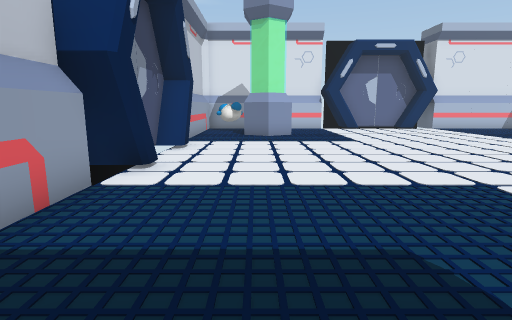
View 1 (above)

17 first-person views from a walk through a scene from a Unity 3-D project. The camera is 1.2 m above the floor, tilts 10° down and sees 80° across. The floor is counted in squares, 1 m on a side. Each view is taken from the middle of a square. On the plan, view 1 faces up. The plan holds only what a view shows up to about 13 squares ahead; the rest is blank. Some surface patterns are stand-ins.

View 2
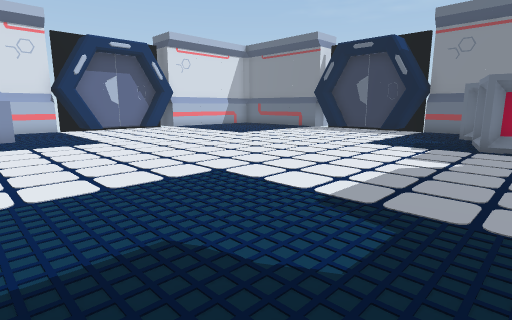

View 3
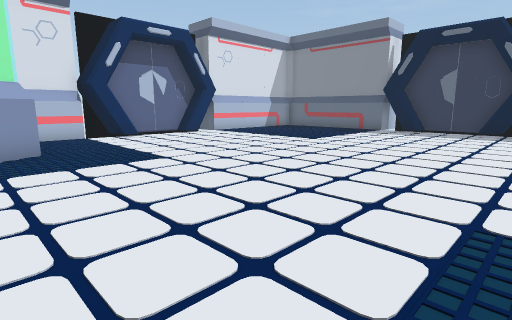

View 4
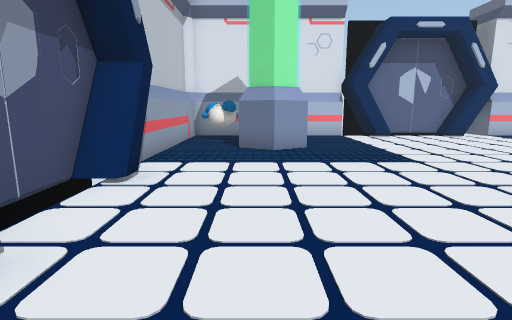

View 5
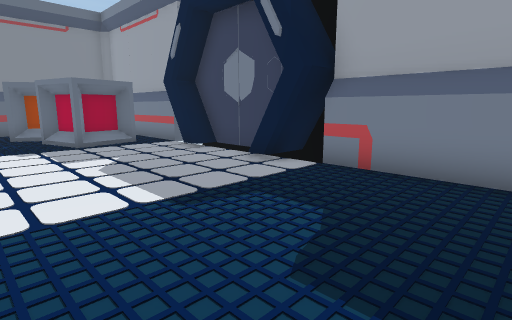

View 6
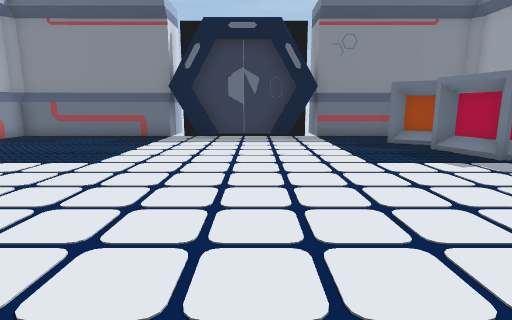

View 7
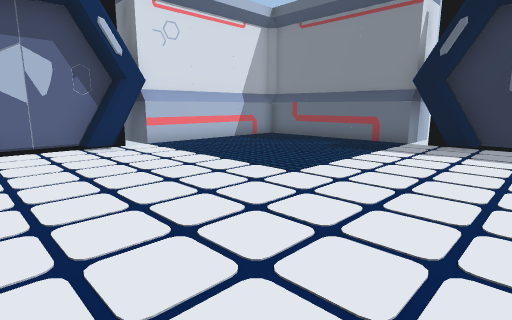

View 8
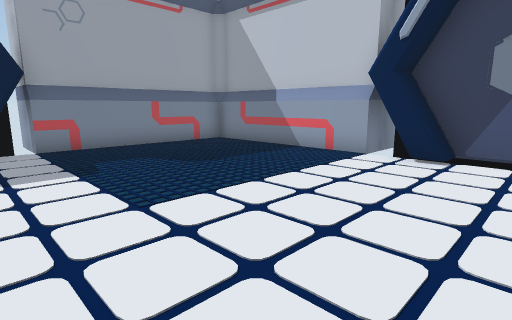

View 9
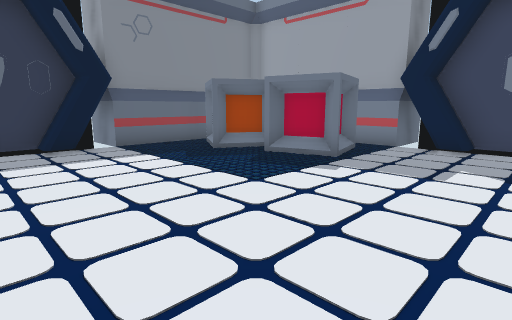

View 10
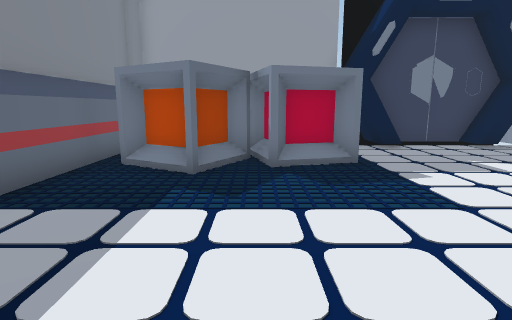

View 11
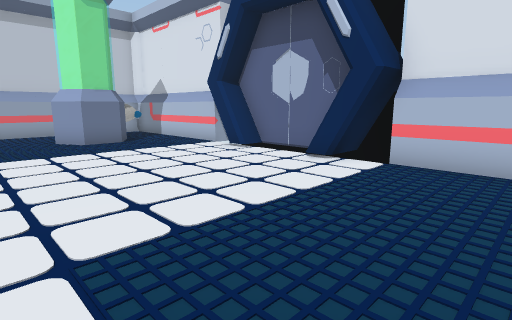

View 12
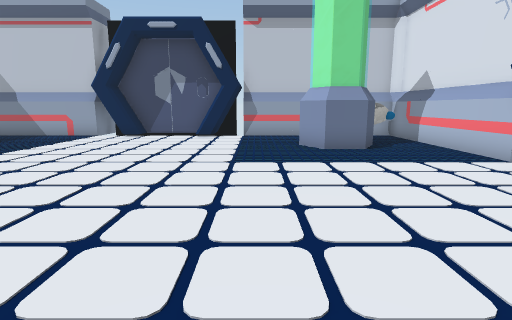

View 13
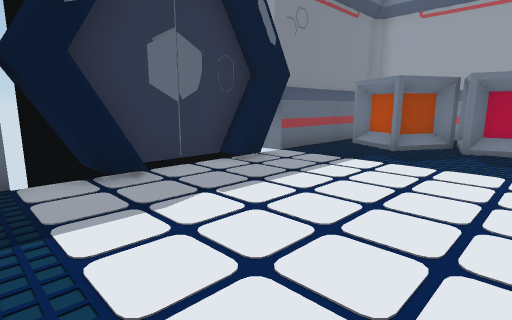

View 14
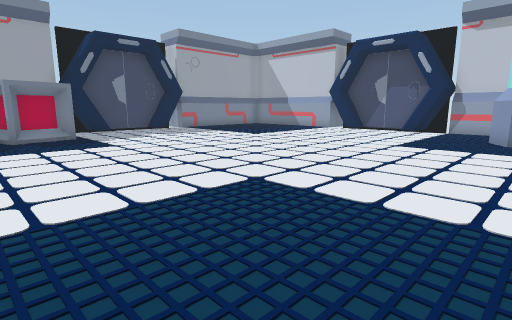

View 15
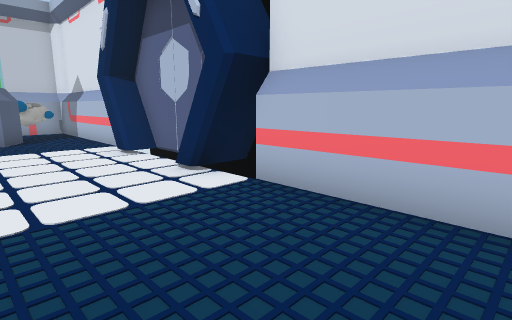

View 16
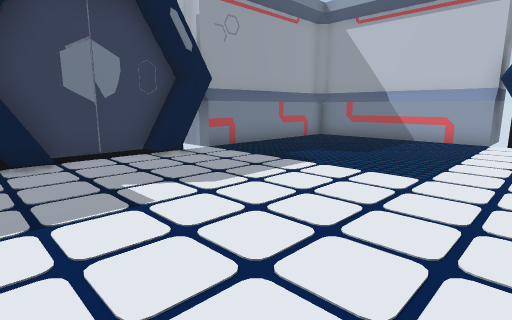

View 17
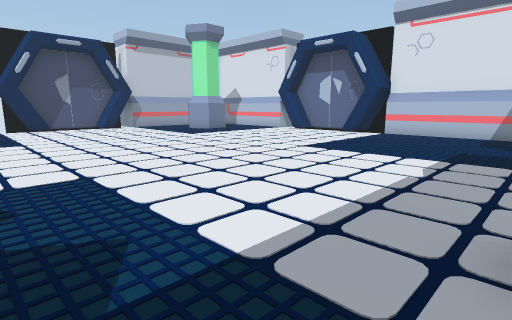

### Floor plan
Key: @ floor where view 1 was taken; # wall or solid block; . floor; = window, fence, low wall or low ledge; T tank; B box; O other object.
Columns run from 5 left of view 1 to 18 right of it. Each row starts with its distance up from view 1.
 18          O    O#
 17   #######OOOOOO#######
 16   # O    OO..OO      #
 15   #OO    ......      #
 14   #  TT  ......   .  #
 13   #  TT  ......   .  #
 12   #      ......      #
 11   #      .......     ###
 10   OO................OOO
  9   OO................OO
  8   O..................O
  7   O..................O
  6   OO................OO
  5   OO................OO
  4 =##  .   ......      ##
  3   #      ......     .#
  2   #      ...... BBOOO#
  1   #      ......BBBO  #
  0   #  @   ......B B   #
 -1   #      OO..OO
 -2   #######OOOOOO####
 -3         #     O#
 -4         #

Where each view was taken, in squares from view 1:
view 1: 0 up, 0 right, facing up
view 2: 0 up, 0 right, facing up-right
view 3: 4 up, 0 right, facing up-right
view 4: 4 up, 0 right, facing up
view 5: 4 up, 0 right, facing down-right
view 6: 7 up, 3 right, facing right
view 7: 7 up, 5 right, facing up-right
view 8: 8 up, 5 right, facing down-left
view 9: 8 up, 6 right, facing down-right
view 10: 8 up, 12 right, facing down
view 11: 10 up, 12 right, facing up-left
view 12: 11 up, 10 right, facing left
view 13: 11 up, 10 right, facing down-right
view 14: 14 up, 13 right, facing down-left
view 15: 13 up, 13 right, facing up-left
view 16: 6 up, 9 right, facing down-left
view 17: 3 up, 15 right, facing up-left
